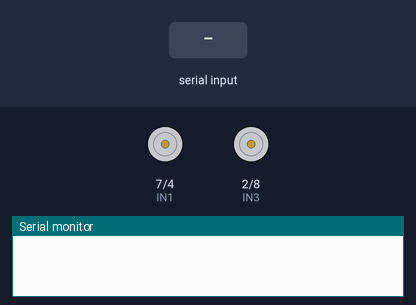
The sketch below on a simulated Arduino Uno, built with avr-gcc and run on an emulated ATmega328P. Shown: motor-driver pin pairs drawn as motors (green arrow = first pin HIGH = forward, orange = second pin HIGH = backward, longer = more drive, scaled by the enable pin), the last lines printed to the serial monitor. The inputs (shaded band) are chosen by the test bench.

Above: at 1.2 s.
1.3 s: "1" received over the second serial link
2.8 s: "90,45\n" received over the second serial link
4.3 s: "S90\n" received over the second serial link
At 5.5 s:
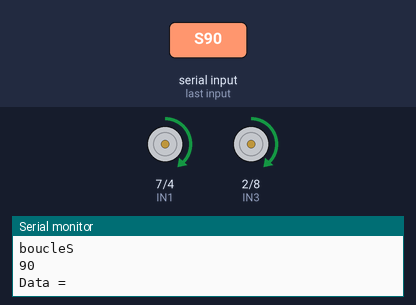
5.8 s: "3" received over the second serial link
At 6.9 s:
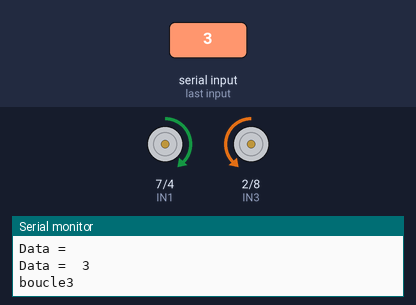
7.3 s: "2" received over the second serial link
At 8.0 s:
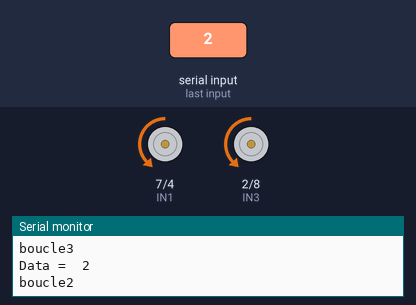
8.8 s: "S,45\n" received over the second serial link
At 9.1 s:
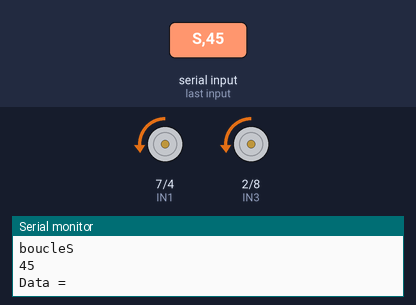
Timing chart, 0 to 11.3 s (numbered marks = the images above; inputs shaded):
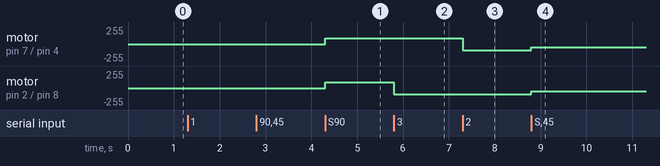

Measured:
- after the input at 4.3 s, motor on pin 7 (IN1) / pin 4 (IN2), motor on pin 2 (IN3) / pin 8 (IN4): stopped → forward 90/255 at once
- after the input at 5.8 s, motor on pin 2 (IN3) / pin 8 (IN4): forward 90/255 → backward 90/255 at once
- after the input at 7.3 s, motor on pin 7 (IN1) / pin 4 (IN2): forward 90/255 → backward 90/255 at once
- after the input at 8.8 s, motor on pin 7 (IN1) / pin 4 (IN2), motor on pin 2 (IN3) / pin 8 (IN4): backward 90/255 → backward 45/255 at once

The sketch:

Test_moteurs.ino
```cpp
#include<SoftwareSerial.h>
#define TX 11
#define RX 3
SoftwareSerial BlueT(RX,TX);

int PWM;
char Data;

//-- MOTEUR A -
int ENA=5;
int IN1=7;
int IN2=4;

//-- MOTEUR B -
int ENB=6;
int IN3=2;
int IN4=8;

void setup() {
  Serial.begin(9600);
  BlueT.begin(9600);

  pinMode(ENA,OUTPUT);
  pinMode(ENB,OUTPUT);
  pinMode(IN1,OUTPUT);
  pinMode(IN2,OUTPUT);
  pinMode(IN3,OUTPUT);
  pinMode(IN4,OUTPUT);
}

void loop() {
  if (BlueT.available()){
      Data=BlueT.read();
      Serial.print("Data =  ");
      Serial.println(Data);

  if (Data=='S'){
     Serial.println("boucleS");
     PWM=BlueT.parseInt();
     Serial.println(PWM);
     analogWrite(ENA,PWM);
     analogWrite(ENB,PWM);
     }

  //Avant
   if (Data=='1') {
    Serial.println("boucle1");
    digitalWrite(IN1,LOW);
    digitalWrite(IN2,HIGH);
    digitalWrite(IN4,LOW);
    digitalWrite(IN3,HIGH);
    analogWrite(ENA,PWM);
    analogWrite(ENB,PWM); }

  //Gauche
  if (Data=='4') {
    Serial.println("boucle4");
    digitalWrite(IN1,HIGH);
    digitalWrite(IN2,LOW);
    digitalWrite(IN3,HIGH);
    digitalWrite(IN4,LOW);
    analogWrite(ENA,PWM);
    analogWrite(ENB,PWM); }

  //Arrière
  if (Data=='3') {
    digitalWrite(IN1,HIGH);
    digitalWrite(IN2,LOW);
    digitalWrite(IN3,LOW);
    digitalWrite(IN4,HIGH);
    analogWrite(ENA,PWM);
    analogWrite(ENB,PWM);
    Serial.println("boucle3");
    }

  //Droite
  if (Data=='2') {
    Serial.println("boucle2");
    digitalWrite(IN1,LOW);
    digitalWrite(IN2,HIGH);
    digitalWrite(IN3,LOW);
    digitalWrite(IN4,HIGH);
    analogWrite(ENA,PWM);
    analogWrite(ENB,PWM);
    }
  }
}
```
